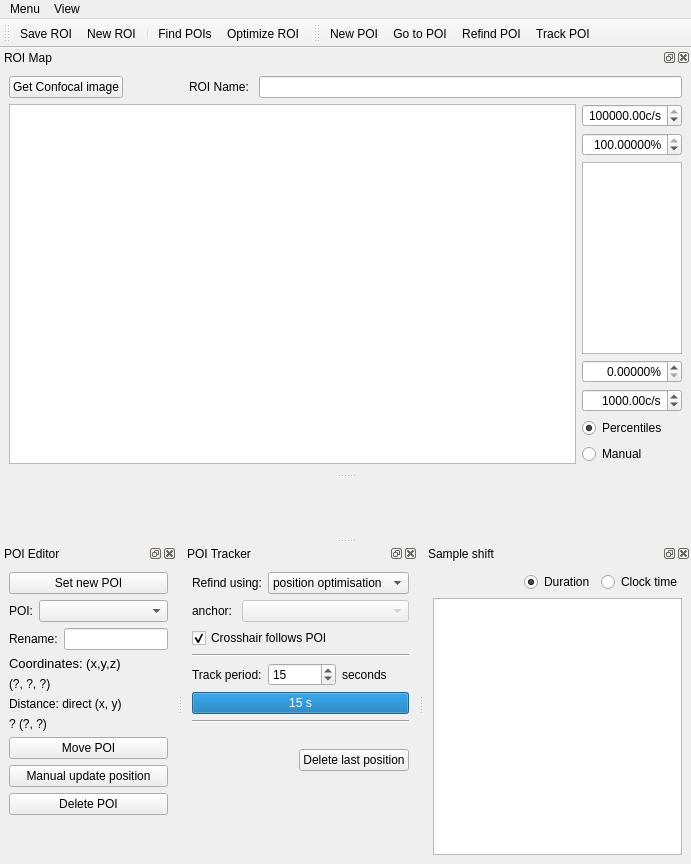
<?xml version="1.0" encoding="UTF-8"?>
<ui version="4.0">
 <class>PoiManager</class>
 <widget class="QMainWindow" name="PoiManager">
  <property name="geometry">
   <rect>
    <x>0</x>
    <y>0</y>
    <width>691</width>
    <height>864</height>
   </rect>
  </property>
  <property name="windowTitle">
   <string>qudi: POI Manager</string>
  </property>
  <property name="tabShape">
   <enum>QTabWidget::Triangular</enum>
  </property>
  <property name="dockOptions">
   <set>QMainWindow::AllowTabbedDocks|QMainWindow::AnimatedDocks</set>
  </property>
  <widget class="QWidget" name="centralwidget">
   <property name="enabled">
    <bool>true</bool>
   </property>
   <layout class="QVBoxLayout" name="verticalLayout_3"/>
  </widget>
  <widget class="QMenuBar" name="menubar">
   <property name="geometry">
    <rect>
     <x>0</x>
     <y>0</y>
     <width>691</width>
     <height>22</height>
    </rect>
   </property>
   <widget class="QMenu" name="menuMenu">
    <property name="title">
     <string>Menu</string>
    </property>
    <addaction name="new_roi_Action"/>
    <addaction name="save_roi_Action"/>
    <addaction name="save_poi_history_Action"/>
    <addaction name="load_roi_Action"/>
    <addaction name="reorient_roi_Action"/>
    <addaction name="actionClose"/>
   </widget>
   <widget class="QMenu" name="menuView">
    <property name="title">
     <string>View</string>
    </property>
    <widget class="QMenu" name="menuToolbars">
     <property name="title">
      <string>Toolbars</string>
     </property>
     <addaction name="roi_management_view_Action"/>
     <addaction name="poi_tools_view_Action"/>
    </widget>
    <addaction name="roi_map_view_Action"/>
    <addaction name="poi_editor_view_Action"/>
    <addaction name="poi_tracker_view_Action"/>
    <addaction name="sample_shift_view_Action"/>
    <addaction name="separator"/>
    <addaction name="menuToolbars"/>
   </widget>
   <addaction name="menuMenu"/>
   <addaction name="menuView"/>
  </widget>
  <widget class="QToolBar" name="roi_management_ToolBar">
   <property name="windowTitle">
    <string>ROI management</string>
   </property>
   <property name="toolButtonStyle">
    <enum>Qt::ToolButtonTextUnderIcon</enum>
   </property>
   <attribute name="toolBarArea">
    <enum>TopToolBarArea</enum>
   </attribute>
   <attribute name="toolBarBreak">
    <bool>false</bool>
   </attribute>
   <addaction name="save_roi_Action"/>
   <addaction name="new_roi_Action"/>
   <addaction name="separator"/>
   <addaction name="autofind_pois_Action"/>
   <addaction name="optimize_roi_Action"/>
  </widget>
  <widget class="QDockWidget" name="poi_editor_dockWidget">
   <property name="windowTitle">
    <string>POI Editor</string>
   </property>
   <attribute name="dockWidgetArea">
    <number>8</number>
   </attribute>
   <widget class="QWidget" name="dockWidgetContents_3">
    <layout class="QVBoxLayout" name="verticalLayout_6">
     <item>
      <widget class="QPushButton" name="set_poi_PushButton">
       <property name="toolTip">
        <string>Set current cursor position as a new trackpoint in the ROI map</string>
       </property>
       <property name="text">
        <string>Set new POI</string>
       </property>
      </widget>
     </item>
     <item>
      <layout class="QHBoxLayout" name="horizontalLayout_13">
       <item>
        <widget class="QLabel" name="label">
         <property name="text">
          <string>POI:</string>
         </property>
        </widget>
       </item>
       <item>
        <widget class="QComboBox" name="active_poi_ComboBox">
         <property name="sizePolicy">
          <sizepolicy hsizetype="Expanding" vsizetype="Fixed">
           <horstretch>0</horstretch>
           <verstretch>0</verstretch>
          </sizepolicy>
         </property>
         <property name="editable">
          <bool>false</bool>
         </property>
         <property name="insertPolicy">
          <enum>QComboBox::InsertAlphabetically</enum>
         </property>
        </widget>
       </item>
      </layout>
     </item>
     <item>
      <layout class="QHBoxLayout" name="horizontalLayout_14">
       <item>
        <widget class="QLabel" name="label_3">
         <property name="text">
          <string>Rename:</string>
         </property>
        </widget>
       </item>
       <item>
        <widget class="QLineEdit" name="poi_name_LineEdit">
         <property name="sizePolicy">
          <sizepolicy hsizetype="Expanding" vsizetype="Fixed">
           <horstretch>0</horstretch>
           <verstretch>0</verstretch>
          </sizepolicy>
         </property>
        </widget>
       </item>
      </layout>
     </item>
     <item>
      <widget class="QLabel" name="label_9">
       <property name="font">
        <font>
         <pointsize>10</pointsize>
        </font>
       </property>
       <property name="text">
        <string>Coordinates: (x,y,z)</string>
       </property>
      </widget>
     </item>
     <item>
      <widget class="QLabel" name="poi_coords_label">
       <property name="toolTip">
        <string>This text is selectable.  Copy and paste into labnotes.</string>
       </property>
       <property name="text">
        <string>(?, ?, ?)</string>
       </property>
       <property name="textInteractionFlags">
        <set>Qt::LinksAccessibleByMouse|Qt::TextSelectableByKeyboard|Qt::TextSelectableByMouse</set>
       </property>
      </widget>
     </item>
     <item>
      <widget class="QLabel" name="label_2">
       <property name="text">
        <string>Distance: direct (x, y)</string>
       </property>
      </widget>
     </item>
     <item>
      <widget class="QLabel" name="poi_distance_label">
       <property name="text">
        <string>? (?, ?)</string>
       </property>
      </widget>
     </item>
     <item>
      <widget class="QPushButton" name="move_poi_PushButton">
       <property name="toolTip">
        <string>Set a new position for a named POI, without updating the sample shift (so no movement of any other POIs).  For example, if a POI has been accidentally placed incorrectly.</string>
       </property>
       <property name="text">
        <string>Move POI</string>
       </property>
      </widget>
     </item>
     <item>
      <widget class="QPushButton" name="manual_update_poi_PushButton">
       <property name="toolTip">
        <string>Manually specify a new position for a known trackpoint, and update the sample shift accordingly. For example, after manually shifting the sample to re-centre the ROI in the scan range.</string>
       </property>
       <property name="text">
        <string>Manual update position</string>
       </property>
      </widget>
     </item>
     <item>
      <widget class="QPushButton" name="delete_poi_PushButton">
       <property name="text">
        <string>Delete POI</string>
       </property>
      </widget>
     </item>
     <item>
      <spacer name="verticalSpacer_2">
       <property name="orientation">
        <enum>Qt::Vertical</enum>
       </property>
       <property name="sizeHint" stdset="0">
        <size>
         <width>20</width>
         <height>40</height>
        </size>
       </property>
      </spacer>
     </item>
    </layout>
   </widget>
  </widget>
  <widget class="QDockWidget" name="poi_tracker_dockWidget">
   <property name="floating">
    <bool>false</bool>
   </property>
   <property name="windowTitle">
    <string>POI Tracker</string>
   </property>
   <attribute name="dockWidgetArea">
    <number>8</number>
   </attribute>
   <widget class="QWidget" name="dockWidgetContents_7">
    <layout class="QVBoxLayout" name="verticalLayout_5">
     <item>
      <layout class="QHBoxLayout" name="horizontalLayout_2">
       <item>
        <widget class="QLabel" name="label_4">
         <property name="text">
          <string>Refind using:</string>
         </property>
        </widget>
       </item>
       <item>
        <widget class="QComboBox" name="refind_method_ComboBox">
         <property name="sizePolicy">
          <sizepolicy hsizetype="Preferred" vsizetype="Fixed">
           <horstretch>1</horstretch>
           <verstretch>0</verstretch>
          </sizepolicy>
         </property>
         <item>
          <property name="text">
           <string>position optimisation</string>
          </property>
         </item>
         <item>
          <property name="text">
           <string>offset anchor</string>
          </property>
         </item>
        </widget>
       </item>
      </layout>
     </item>
     <item>
      <layout class="QHBoxLayout" name="horizontalLayout_5">
       <item>
        <widget class="QLabel" name="label_7">
         <property name="text">
          <string>anchor: </string>
         </property>
        </widget>
       </item>
       <item>
        <widget class="QComboBox" name="offset_anchor_ComboBox">
         <property name="enabled">
          <bool>false</bool>
         </property>
         <property name="sizePolicy">
          <sizepolicy hsizetype="Preferred" vsizetype="Fixed">
           <horstretch>1</horstretch>
           <verstretch>0</verstretch>
          </sizepolicy>
         </property>
        </widget>
       </item>
      </layout>
     </item>
     <item>
      <layout class="QHBoxLayout" name="horizontalLayout_3">
       <item>
        <widget class="QCheckBox" name="goto_poi_after_update_checkBox">
         <property name="toolTip">
          <string>Move crosshair to updated POI position afterwards.</string>
         </property>
         <property name="text">
          <string>Crosshair follows POI</string>
         </property>
         <property name="checked">
          <bool>true</bool>
         </property>
        </widget>
       </item>
       <item>
        <spacer name="horizontalSpacer">
         <property name="orientation">
          <enum>Qt::Horizontal</enum>
         </property>
         <property name="sizeHint" stdset="0">
          <size>
           <width>40</width>
           <height>20</height>
          </size>
         </property>
        </spacer>
       </item>
      </layout>
     </item>
     <item>
      <widget class="Line" name="line">
       <property name="orientation">
        <enum>Qt::Horizontal</enum>
       </property>
      </widget>
     </item>
     <item>
      <layout class="QHBoxLayout" name="horizontalLayout_11">
       <item>
        <widget class="QLabel" name="label_5">
         <property name="text">
          <string>Track period:</string>
         </property>
        </widget>
       </item>
       <item>
        <widget class="QSpinBox" name="track_period_SpinBox">
         <property name="minimum">
          <number>5</number>
         </property>
         <property name="maximum">
          <number>999</number>
         </property>
         <property name="singleStep">
          <number>5</number>
         </property>
         <property name="value">
          <number>15</number>
         </property>
        </widget>
       </item>
       <item>
        <widget class="QLabel" name="label_6">
         <property name="text">
          <string>seconds</string>
         </property>
        </widget>
       </item>
      </layout>
     </item>
     <item>
      <widget class="QProgressBar" name="time_till_next_update_ProgressBar">
       <property name="maximum">
        <number>15</number>
       </property>
       <property name="value">
        <number>15</number>
       </property>
       <property name="format">
        <string>%v s</string>
       </property>
      </widget>
     </item>
     <item>
      <widget class="Line" name="line_2">
       <property name="orientation">
        <enum>Qt::Horizontal</enum>
       </property>
      </widget>
     </item>
     <item>
      <spacer name="verticalSpacer_3">
       <property name="orientation">
        <enum>Qt::Vertical</enum>
       </property>
       <property name="sizeType">
        <enum>QSizePolicy::Fixed</enum>
       </property>
       <property name="sizeHint" stdset="0">
        <size>
         <width>20</width>
         <height>20</height>
        </size>
       </property>
      </spacer>
     </item>
     <item>
      <layout class="QHBoxLayout" name="horizontalLayout_8">
       <item>
        <spacer name="horizontalSpacer_3">
         <property name="orientation">
          <enum>Qt::Horizontal</enum>
         </property>
         <property name="sizeHint" stdset="0">
          <size>
           <width>40</width>
           <height>20</height>
          </size>
         </property>
        </spacer>
       </item>
       <item>
        <widget class="QPushButton" name="delete_last_pos_Button">
         <property name="text">
          <string>Delete last position</string>
         </property>
        </widget>
       </item>
      </layout>
     </item>
     <item>
      <spacer name="verticalSpacer">
       <property name="orientation">
        <enum>Qt::Vertical</enum>
       </property>
       <property name="sizeHint" stdset="0">
        <size>
         <width>20</width>
         <height>40</height>
        </size>
       </property>
      </spacer>
     </item>
    </layout>
   </widget>
  </widget>
  <widget class="QDockWidget" name="roi_map_dockWidget">
   <property name="sizePolicy">
    <sizepolicy hsizetype="Preferred" vsizetype="Expanding">
     <horstretch>0</horstretch>
     <verstretch>0</verstretch>
    </sizepolicy>
   </property>
   <property name="windowTitle">
    <string>ROI Map</string>
   </property>
   <attribute name="dockWidgetArea">
    <number>4</number>
   </attribute>
   <widget class="QWidget" name="dockWidgetContents">
    <layout class="QVBoxLayout" name="verticalLayout_2">
     <item>
      <layout class="QHBoxLayout" name="horizontalLayout_7">
       <item>
        <widget class="QPushButton" name="get_confocal_image_PushButton">
         <property name="text">
          <string>Get Confocal image</string>
         </property>
        </widget>
       </item>
       <item>
        <spacer name="horizontalSpacer_2">
         <property name="orientation">
          <enum>Qt::Horizontal</enum>
         </property>
         <property name="sizeType">
          <enum>QSizePolicy::Fixed</enum>
         </property>
         <property name="sizeHint" stdset="0">
          <size>
           <width>60</width>
           <height>20</height>
          </size>
         </property>
        </spacer>
       </item>
       <item>
        <widget class="QLabel" name="label_8">
         <property name="text">
          <string>ROI Name: </string>
         </property>
        </widget>
       </item>
       <item>
        <widget class="QLineEdit" name="roi_name_LineEdit"/>
       </item>
      </layout>
     </item>
     <item>
      <layout class="QHBoxLayout" name="horizontalLayout_10">
       <item>
        <widget class="PlotWidget" name="roi_map_ViewWidget">
         <property name="sizePolicy">
          <sizepolicy hsizetype="Expanding" vsizetype="Expanding">
           <horstretch>0</horstretch>
           <verstretch>6</verstretch>
          </sizepolicy>
         </property>
        </widget>
       </item>
       <item>
        <layout class="QVBoxLayout" name="verticalLayout" stretch="0,0,1,0,0,0,0">
         <item>
          <widget class="ScienDSpinBox" name="roi_cb_max_SpinBox">
           <property name="sizePolicy">
            <sizepolicy hsizetype="Fixed" vsizetype="Fixed">
             <horstretch>0</horstretch>
             <verstretch>0</verstretch>
            </sizepolicy>
           </property>
           <property name="maximumSize">
            <size>
             <width>100</width>
             <height>16777215</height>
            </size>
           </property>
           <property name="mouseTracking">
            <bool>true</bool>
           </property>
           <property name="acceptDrops">
            <bool>true</bool>
           </property>
           <property name="alignment">
            <set>Qt::AlignRight|Qt::AlignTrailing|Qt::AlignVCenter</set>
           </property>
           <property name="accelerated">
            <bool>true</bool>
           </property>
           <property name="suffix">
            <string>c/s</string>
           </property>
           <property name="minimum">
            <double>-1000000000.000000000000000</double>
           </property>
           <property name="maximum">
            <double>1000000000.000000000000000</double>
           </property>
           <property name="value">
            <double>100000.000000000000000</double>
           </property>
          </widget>
         </item>
         <item>
          <widget class="ScienDSpinBox" name="roi_cb_high_percentile_DoubleSpinBox">
           <property name="sizePolicy">
            <sizepolicy hsizetype="Fixed" vsizetype="Fixed">
             <horstretch>0</horstretch>
             <verstretch>0</verstretch>
            </sizepolicy>
           </property>
           <property name="maximumSize">
            <size>
             <width>100</width>
             <height>16777215</height>
            </size>
           </property>
           <property name="alignment">
            <set>Qt::AlignRight|Qt::AlignTrailing|Qt::AlignVCenter</set>
           </property>
           <property name="suffix">
            <string>%</string>
           </property>
           <property name="decimals">
            <number>5</number>
           </property>
           <property name="minimum">
            <double>0.000000000000000</double>
           </property>
           <property name="maximum">
            <double>100.000000000000000</double>
           </property>
           <property name="value">
            <double>100.000000000000000</double>
           </property>
          </widget>
         </item>
         <item>
          <widget class="PlotWidget" name="roi_cb_ViewWidget">
           <property name="sizePolicy">
            <sizepolicy hsizetype="Preferred" vsizetype="Preferred">
             <horstretch>0</horstretch>
             <verstretch>0</verstretch>
            </sizepolicy>
           </property>
           <property name="maximumSize">
            <size>
             <width>100</width>
             <height>16777215</height>
            </size>
           </property>
          </widget>
         </item>
         <item>
          <widget class="ScienDSpinBox" name="roi_cb_low_percentile_DoubleSpinBox">
           <property name="sizePolicy">
            <sizepolicy hsizetype="Fixed" vsizetype="Fixed">
             <horstretch>0</horstretch>
             <verstretch>0</verstretch>
            </sizepolicy>
           </property>
           <property name="maximumSize">
            <size>
             <width>100</width>
             <height>16777215</height>
            </size>
           </property>
           <property name="alignment">
            <set>Qt::AlignRight|Qt::AlignTrailing|Qt::AlignVCenter</set>
           </property>
           <property name="suffix">
            <string>%</string>
           </property>
           <property name="decimals">
            <number>5</number>
           </property>
           <property name="minimum">
            <double>0.000000000000000</double>
           </property>
           <property name="maximum">
            <double>100.000000000000000</double>
           </property>
           <property name="value">
            <double>0.000000000000000</double>
           </property>
          </widget>
         </item>
         <item>
          <widget class="ScienDSpinBox" name="roi_cb_min_SpinBox">
           <property name="sizePolicy">
            <sizepolicy hsizetype="Fixed" vsizetype="Fixed">
             <horstretch>0</horstretch>
             <verstretch>0</verstretch>
            </sizepolicy>
           </property>
           <property name="maximumSize">
            <size>
             <width>100</width>
             <height>16777215</height>
            </size>
           </property>
           <property name="mouseTracking">
            <bool>true</bool>
           </property>
           <property name="acceptDrops">
            <bool>true</bool>
           </property>
           <property name="alignment">
            <set>Qt::AlignRight|Qt::AlignTrailing|Qt::AlignVCenter</set>
           </property>
           <property name="accelerated">
            <bool>true</bool>
           </property>
           <property name="suffix">
            <string>c/s</string>
           </property>
           <property name="minimum">
            <double>-1000000000.000000000000000</double>
           </property>
           <property name="maximum">
            <double>1000000000.000000000000000</double>
           </property>
           <property name="value">
            <double>1000.000000000000000</double>
           </property>
          </widget>
         </item>
         <item>
          <widget class="QRadioButton" name="roi_cb_centiles_RadioButton">
           <property name="text">
            <string>Percentiles</string>
           </property>
           <property name="checked">
            <bool>true</bool>
           </property>
          </widget>
         </item>
         <item>
          <widget class="QRadioButton" name="roi_cb_manual_RadioButton">
           <property name="text">
            <string>Manual</string>
           </property>
           <property name="checked">
            <bool>false</bool>
           </property>
          </widget>
         </item>
        </layout>
       </item>
      </layout>
     </item>
    </layout>
   </widget>
  </widget>
  <widget class="QDockWidget" name="sample_shift_dockWidget">
   <property name="windowTitle">
    <string>Sample shift</string>
   </property>
   <attribute name="dockWidgetArea">
    <number>8</number>
   </attribute>
   <widget class="QWidget" name="dockWidgetContents_6">
    <layout class="QVBoxLayout" name="verticalLayout_4">
     <item>
      <layout class="QHBoxLayout" name="horizontalLayout_6">
       <item>
        <spacer name="horizontalSpacer_4">
         <property name="orientation">
          <enum>Qt::Horizontal</enum>
         </property>
         <property name="sizeHint" stdset="0">
          <size>
           <width>40</width>
           <height>20</height>
          </size>
         </property>
        </spacer>
       </item>
       <item>
        <widget class="QRadioButton" name="display_shift_vs_duration_RadioButton">
         <property name="text">
          <string>Duration</string>
         </property>
         <property name="checked">
          <bool>true</bool>
         </property>
        </widget>
       </item>
       <item>
        <widget class="QRadioButton" name="display_shift_vs_clocktime_RadioButton">
         <property name="text">
          <string>Clock time</string>
         </property>
        </widget>
       </item>
      </layout>
     </item>
     <item>
      <widget class="PlotWidget" name="sample_shift_ViewWidget">
       <property name="sizePolicy">
        <sizepolicy hsizetype="Expanding" vsizetype="Expanding">
         <horstretch>0</horstretch>
         <verstretch>6</verstretch>
        </sizepolicy>
       </property>
      </widget>
     </item>
    </layout>
   </widget>
  </widget>
  <widget class="QToolBar" name="poi_ToolBar">
   <property name="windowTitle">
    <string>POI tools</string>
   </property>
   <property name="toolButtonStyle">
    <enum>Qt::ToolButtonTextUnderIcon</enum>
   </property>
   <attribute name="toolBarArea">
    <enum>TopToolBarArea</enum>
   </attribute>
   <attribute name="toolBarBreak">
    <bool>false</bool>
   </attribute>
   <addaction name="new_poi_Action"/>
   <addaction name="goto_poi_Action"/>
   <addaction name="refind_poi_Action"/>
   <addaction name="track_poi_Action"/>
  </widget>
  <action name="new_roi_Action">
   <property name="icon">
    <iconset>
     <normaloff>../../artwork/icons/oxygen/22x22/document-new.png</normaloff>../../artwork/icons/oxygen/22x22/document-new.png</iconset>
   </property>
   <property name="text">
    <string>New ROI</string>
   </property>
   <property name="toolTip">
    <string>Start a new ROI (such as after moving to a different part of the sample</string>
   </property>
  </action>
  <action name="save_roi_Action">
   <property name="icon">
    <iconset>
     <normaloff>../../artwork/icons/oxygen/22x22/document-save.png</normaloff>../../artwork/icons/oxygen/22x22/document-save.png</iconset>
   </property>
   <property name="text">
    <string>Save ROI</string>
   </property>
   <property name="toolTip">
    <string>Save ROI for future reuse</string>
   </property>
  </action>
  <action name="load_roi_Action">
   <property name="icon">
    <iconset>
     <normaloff>../../artwork/icons/oxygen/22x22/document-open.png</normaloff>../../artwork/icons/oxygen/22x22/document-open.png</iconset>
   </property>
   <property name="text">
    <string>Load ROI</string>
   </property>
   <property name="toolTip">
    <string>Load a saved ROI</string>
   </property>
  </action>
  <action name="poi_editor_view_Action">
   <property name="checkable">
    <bool>true</bool>
   </property>
   <property name="checked">
    <bool>true</bool>
   </property>
   <property name="text">
    <string>POI Editor</string>
   </property>
   <property name="toolTip">
    <string>Shortcut:Alt+E</string>
   </property>
   <property name="shortcut">
    <string>Alt+E</string>
   </property>
  </action>
  <action name="poi_tracker_view_Action">
   <property name="checkable">
    <bool>true</bool>
   </property>
   <property name="checked">
    <bool>true</bool>
   </property>
   <property name="text">
    <string>POI Tracker</string>
   </property>
   <property name="toolTip">
    <string>Shortcut:Alt+T</string>
   </property>
   <property name="shortcut">
    <string>Alt+T</string>
   </property>
  </action>
  <action name="sample_shift_view_Action">
   <property name="checkable">
    <bool>true</bool>
   </property>
   <property name="checked">
    <bool>true</bool>
   </property>
   <property name="text">
    <string>Sample shift</string>
   </property>
   <property name="toolTip">
    <string>Display the sample shift. Shortcut:Alt+S</string>
   </property>
   <property name="shortcut">
    <string>Alt+S</string>
   </property>
  </action>
  <action name="roi_map_view_Action">
   <property name="checkable">
    <bool>true</bool>
   </property>
   <property name="checked">
    <bool>true</bool>
   </property>
   <property name="text">
    <string>ROI Map</string>
   </property>
   <property name="toolTip">
    <string>Display the ROI Map. Shortcut:Alt+M</string>
   </property>
   <property name="shortcut">
    <string>Alt+M</string>
   </property>
  </action>
  <action name="refind_poi_Action">
   <property name="icon">
    <iconset>
     <normaloff>../../artwork/icons/qudiTheme/22x22/optimize-position-poi.png</normaloff>../../artwork/icons/qudiTheme/22x22/optimize-position-poi.png</iconset>
   </property>
   <property name="text">
    <string>Refind POI</string>
   </property>
   <property name="toolTip">
    <string>Refind the POI using the strategy selected in the POI control dock</string>
   </property>
  </action>
  <action name="track_poi_Action">
   <property name="checkable">
    <bool>true</bool>
   </property>
   <property name="icon">
    <iconset>
     <normaloff>../../artwork/icons/qudiTheme/22x22/periodic-refind-poi.png</normaloff>../../artwork/icons/qudiTheme/22x22/periodic-refind-poi.png</iconset>
   </property>
   <property name="text">
    <string>Track POI</string>
   </property>
   <property name="toolTip">
    <string>Track the POI by periodically refinding its position</string>
   </property>
  </action>
  <action name="new_poi_Action">
   <property name="icon">
    <iconset>
     <normaloff>../../artwork/icons/qudiTheme/22x22/poi-new.png</normaloff>../../artwork/icons/qudiTheme/22x22/poi-new.png</iconset>
   </property>
   <property name="text">
    <string>New POI</string>
   </property>
   <property name="toolTip">
    <string>Add a new POI at the current crosshair position</string>
   </property>
  </action>
  <action name="roi_management_view_Action">
   <property name="checkable">
    <bool>true</bool>
   </property>
   <property name="text">
    <string>ROI management</string>
   </property>
  </action>
  <action name="poi_tools_view_Action">
   <property name="checkable">
    <bool>true</bool>
   </property>
   <property name="text">
    <string>POI tools</string>
   </property>
  </action>
  <action name="goto_poi_Action">
   <property name="icon">
    <iconset>
     <normaloff>../../artwork/icons/qudiTheme/22x22/goto-poi.png</normaloff>../../artwork/icons/qudiTheme/22x22/goto-poi.png</iconset>
   </property>
   <property name="text">
    <string>Go to POI</string>
   </property>
   <property name="toolTip">
    <string>Move scanner to the position of the selected POI</string>
   </property>
  </action>
  <action name="reorient_roi_Action">
   <property name="text">
    <string>Reorient ROI</string>
   </property>
  </action>
  <action name="autofind_pois_Action">
   <property name="text">
    <string>Find POIs</string>
   </property>
   <property name="toolTip">
    <string>Automatically search the image for POIs</string>
   </property>
  </action>
  <action name="optimize_roi_Action">
   <property name="text">
    <string>Optimize ROI</string>
   </property>
   <property name="toolTip">
    <string>Optimize ROI by refinding and moving all POIs to their optimal positions.  This procedure makes the ROI map fully internally consistent.</string>
   </property>
  </action>
  <action name="actionClose">
   <property name="icon">
    <iconset>
     <normaloff>../../artwork/icons/oxygen/22x22/application-exit.png</normaloff>../../artwork/icons/oxygen/22x22/application-exit.png</iconset>
   </property>
   <property name="text">
    <string>Close</string>
   </property>
  </action>
  <action name="save_poi_history_Action">
   <property name="icon">
    <iconset>
     <normaloff>../../artwork/icons/oxygen/22x22/document-save.png</normaloff>../../artwork/icons/oxygen/22x22/document-save.png</iconset>
   </property>
   <property name="text">
    <string>Save POI History</string>
   </property>
  </action>
 </widget>
 <customwidgets>
  <customwidget>
   <class>PlotWidget</class>
   <extends>QGraphicsView</extends>
   <header>pyqtgraph</header>
  </customwidget>
  <customwidget>
   <class>ScienDSpinBox</class>
   <extends>QDoubleSpinBox</extends>
   <header>qtwidgets.scientific_spinbox.h</header>
  </customwidget>
 </customwidgets>
 <resources/>
 <connections>
  <connection>
   <sender>poi_editor_view_Action</sender>
   <signal>triggered(bool)</signal>
   <receiver>poi_editor_dockWidget</receiver>
   <slot>setVisible(bool)</slot>
   <hints>
    <hint type="sourcelabel">
     <x>-1</x>
     <y>-1</y>
    </hint>
    <hint type="destinationlabel">
     <x>103</x>
     <y>599</y>
    </hint>
   </hints>
  </connection>
  <connection>
   <sender>poi_editor_dockWidget</sender>
   <signal>visibilityChanged(bool)</signal>
   <receiver>poi_editor_view_Action</receiver>
   <slot>setChecked(bool)</slot>
   <hints>
    <hint type="sourcelabel">
     <x>103</x>
     <y>599</y>
    </hint>
    <hint type="destinationlabel">
     <x>-1</x>
     <y>-1</y>
    </hint>
   </hints>
  </connection>
  <connection>
   <sender>roi_map_view_Action</sender>
   <signal>triggered(bool)</signal>
   <receiver>roi_map_dockWidget</receiver>
   <slot>setVisible(bool)</slot>
   <hints>
    <hint type="sourcelabel">
     <x>-1</x>
     <y>-1</y>
    </hint>
    <hint type="destinationlabel">
     <x>353</x>
     <y>225</y>
    </hint>
   </hints>
  </connection>
  <connection>
   <sender>roi_map_dockWidget</sender>
   <signal>visibilityChanged(bool)</signal>
   <receiver>roi_map_view_Action</receiver>
   <slot>setChecked(bool)</slot>
   <hints>
    <hint type="sourcelabel">
     <x>353</x>
     <y>225</y>
    </hint>
    <hint type="destinationlabel">
     <x>-1</x>
     <y>-1</y>
    </hint>
   </hints>
  </connection>
  <connection>
   <sender>poi_tracker_view_Action</sender>
   <signal>triggered(bool)</signal>
   <receiver>poi_tracker_dockWidget</receiver>
   <slot>setVisible(bool)</slot>
   <hints>
    <hint type="sourcelabel">
     <x>-1</x>
     <y>-1</y>
    </hint>
    <hint type="destinationlabel">
     <x>297</x>
     <y>599</y>
    </hint>
   </hints>
  </connection>
  <connection>
   <sender>poi_tracker_dockWidget</sender>
   <signal>visibilityChanged(bool)</signal>
   <receiver>poi_tracker_view_Action</receiver>
   <slot>setChecked(bool)</slot>
   <hints>
    <hint type="sourcelabel">
     <x>297</x>
     <y>599</y>
    </hint>
    <hint type="destinationlabel">
     <x>-1</x>
     <y>-1</y>
    </hint>
   </hints>
  </connection>
  <connection>
   <sender>sample_shift_view_Action</sender>
   <signal>triggered(bool)</signal>
   <receiver>sample_shift_dockWidget</receiver>
   <slot>setVisible(bool)</slot>
   <hints>
    <hint type="sourcelabel">
     <x>-1</x>
     <y>-1</y>
    </hint>
    <hint type="destinationlabel">
     <x>547</x>
     <y>599</y>
    </hint>
   </hints>
  </connection>
  <connection>
   <sender>sample_shift_dockWidget</sender>
   <signal>visibilityChanged(bool)</signal>
   <receiver>sample_shift_view_Action</receiver>
   <slot>setChecked(bool)</slot>
   <hints>
    <hint type="sourcelabel">
     <x>547</x>
     <y>599</y>
    </hint>
    <hint type="destinationlabel">
     <x>-1</x>
     <y>-1</y>
    </hint>
   </hints>
  </connection>
  <connection>
   <sender>roi_management_view_Action</sender>
   <signal>triggered(bool)</signal>
   <receiver>roi_management_ToolBar</receiver>
   <slot>setVisible(bool)</slot>
   <hints>
    <hint type="sourcelabel">
     <x>-1</x>
     <y>-1</y>
    </hint>
    <hint type="destinationlabel">
     <x>45</x>
     <y>41</y>
    </hint>
   </hints>
  </connection>
  <connection>
   <sender>roi_management_ToolBar</sender>
   <signal>visibilityChanged(bool)</signal>
   <receiver>roi_management_view_Action</receiver>
   <slot>setChecked(bool)</slot>
   <hints>
    <hint type="sourcelabel">
     <x>45</x>
     <y>41</y>
    </hint>
    <hint type="destinationlabel">
     <x>-1</x>
     <y>-1</y>
    </hint>
   </hints>
  </connection>
  <connection>
   <sender>poi_tools_view_Action</sender>
   <signal>triggered(bool)</signal>
   <receiver>poi_ToolBar</receiver>
   <slot>setVisible(bool)</slot>
   <hints>
    <hint type="sourcelabel">
     <x>-1</x>
     <y>-1</y>
    </hint>
    <hint type="destinationlabel">
     <x>384</x>
     <y>41</y>
    </hint>
   </hints>
  </connection>
  <connection>
   <sender>poi_ToolBar</sender>
   <signal>visibilityChanged(bool)</signal>
   <receiver>poi_tools_view_Action</receiver>
   <slot>setChecked(bool)</slot>
   <hints>
    <hint type="sourcelabel">
     <x>384</x>
     <y>41</y>
    </hint>
    <hint type="destinationlabel">
     <x>-1</x>
     <y>-1</y>
    </hint>
   </hints>
  </connection>
  <connection>
   <sender>actionClose</sender>
   <signal>triggered()</signal>
   <receiver>PoiManager</receiver>
   <slot>close()</slot>
   <hints>
    <hint type="sourcelabel">
     <x>-1</x>
     <y>-1</y>
    </hint>
    <hint type="destinationlabel">
     <x>343</x>
     <y>409</y>
    </hint>
   </hints>
  </connection>
 </connections>
</ui>
